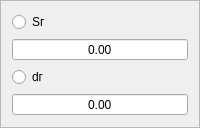
           <widget class="QFrame" name="frame_Srdr">
            <property name="frameShape">
             <enum>QFrame::StyledPanel</enum>
            </property>
            <property name="frameShadow">
             <enum>QFrame::Raised</enum>
            </property>
            <layout class="QGridLayout" name="gridLayout_7">
             <item row="0" column="0">
              <widget class="QRadioButton" name="radio_Sr">
               <property name="text">
                <string>Sг</string>
               </property>
              </widget>
             </item>
             <item row="1" column="0">
              <widget class="QDoubleSpinBox" name="inp_radio_Sr">
               <property name="toolTip">
                <string>Толщина стенки гильзы, мм</string>
               </property>
               <property name="alignment">
                <set>Qt::AlignCenter</set>
               </property>
               <property name="buttonSymbols">
                <enum>QAbstractSpinBox::NoButtons</enum>
               </property>
               <property name="decimals">
                <number>2</number>
               </property>
               <property name="maximum">
                <double>10000.000000000000000</double>
               </property>
               <property name="value">
                <double>0.000000000000000</double>
               </property>
              </widget>
             </item>
             <item row="2" column="0">
              <widget class="QRadioButton" name="radio_dr">
               <property name="text">
                <string>dг</string>
               </property>
              </widget>
             </item>
             <item row="3" column="0">
              <widget class="QDoubleSpinBox" name="inp_radio_dr">
               <property name="toolTip">
                <string>Внутренний диаметр гильзы, мм</string>
               </property>
               <property name="alignment">
                <set>Qt::AlignCenter</set>
               </property>
               <property name="buttonSymbols">
                <enum>QAbstractSpinBox::NoButtons</enum>
               </property>
               <property name="decimals">
                <number>2</number>
               </property>
               <property name="maximum">
                <double>10000.000000000000000</double>
               </property>
              </widget>
             </item>
            </layout>
           </widget>
